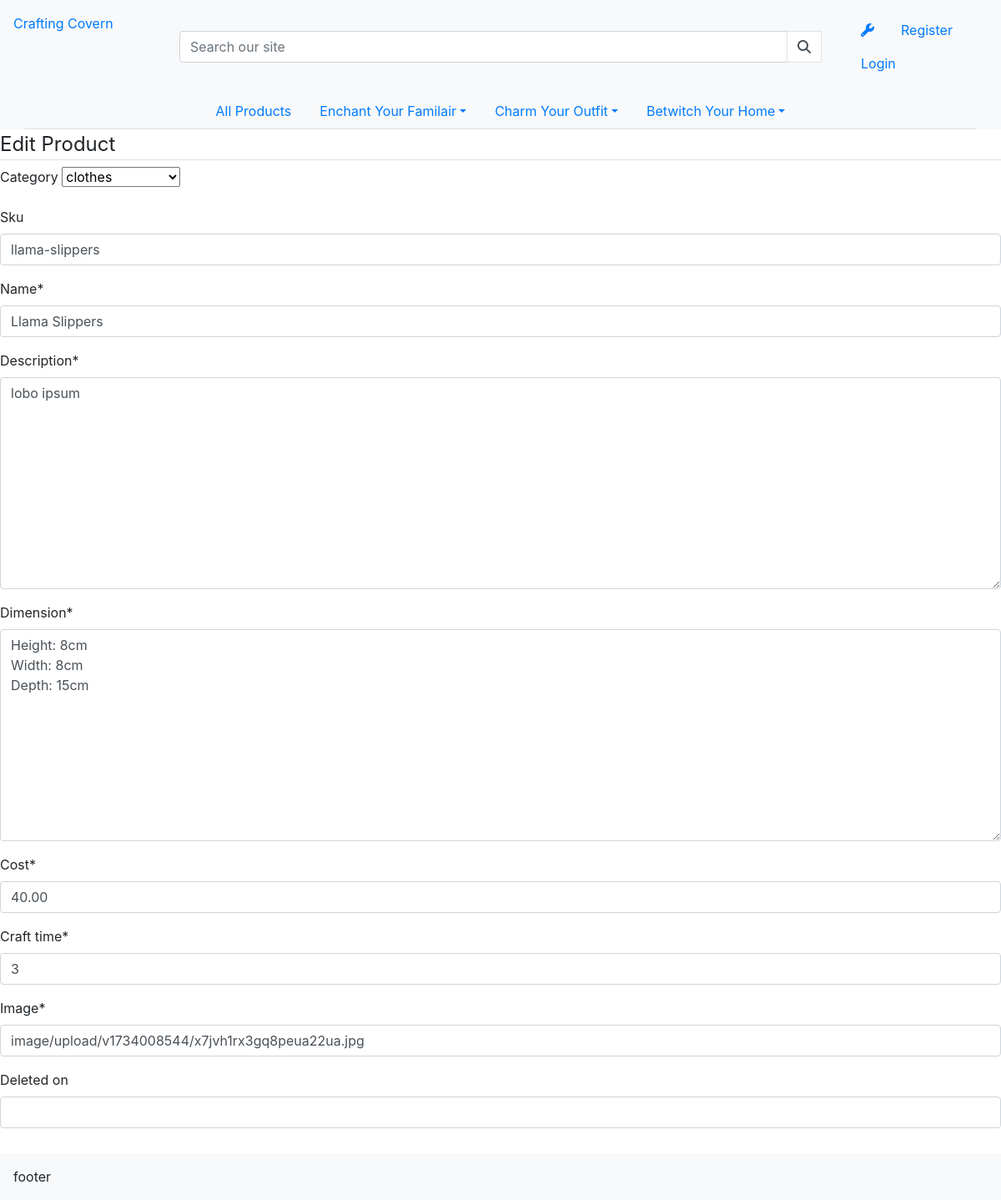
The app's page /product/edit/2/, older data.
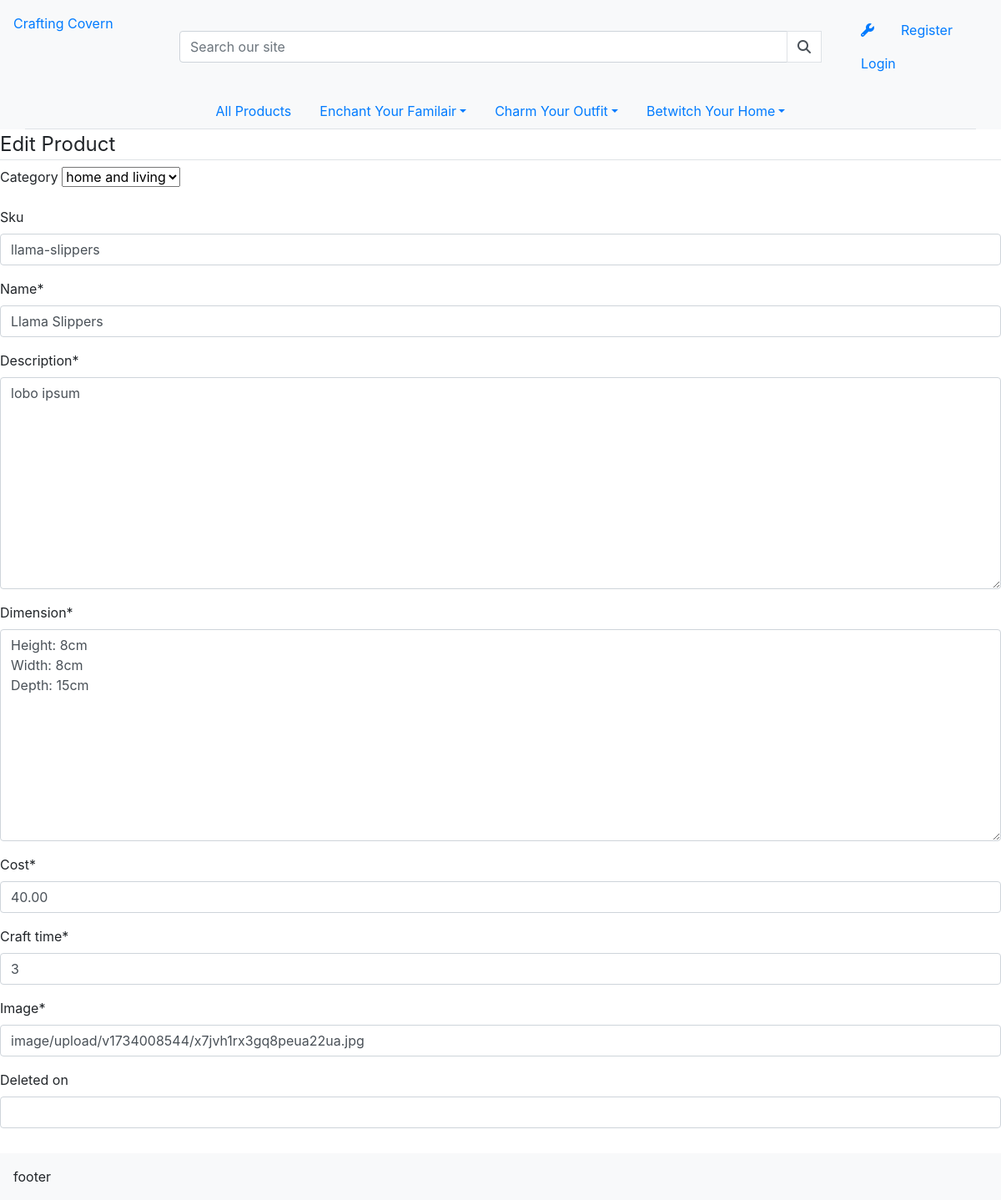
The same page, newer data.
### products/models.py (models this page shows, shortened)
class Product(models.Model):
    category = models.ForeignKey('Category', null=True, blank=True, on_delete=models.SET_NULL)
    sku = models.CharField(max_length=254, null=True, blank=True)
    name = models.CharField(max_length=254)
    description = models.TextField()
    dimension = models.TextField()
    cost = models.DecimalField(max_digits=6, decimal_places=2)
    craft_time = models.IntegerField(validators=[MinValueValidator(1), MaxValueValidator(40)])
    image = CloudinaryField('image', default='placeholder')
    created_on = models.DateTimeField(auto_now_add=True)
    updated_on = models.DateTimeField(auto_now=True)
    deleted_on = models.DateTimeField(null=True, blank=True)

### products/views.py (the view)
# urls.py: path('product/edit/<int:id>/', views.product_edit, name='product_edit'),
def product_edit(request, id):
    product = get_object_or_404(Product, pk=id)
    if request.method == 'POST':
        form = ProductForm(request.POST, request.FILES, instance=product)
        if form.is_valid:
            form.save()
            return redirect('product_detail', id)
    else:
        form = ProductForm(instance=product)
    template = 'products/product_edit.html'
    context = {
    'form': form,
    "product": product,
    }
    return render(request, template, context)

### products/forms.py
class ProductForm(forms.ModelForm):
    class Meta:
        model = Product
        fields = '__all__'
    def __init__(self, *args, **kwargs):
        super().__init__(*args, **kwargs)
        categories = Category.objects.all()
        friendly_names = [(c.id, c.get_friendly_name()) for c in categories]
        self.fields['category'].choices = friendly_names

### products/models.py (called while the page is built)
    def get_friendly_name(self):
        return self.friendly_name

### products/templates/products/product_edit.html (shortened to what this page needs)
{% extends "base.html" %}
{% load crispy_forms_tags %}
{% block content %}
    <div class="">
        <form method="POST" enctype="multipart/form-data" action="{%url 'product_edit' product.id %}">
            <fieldset class="form-group">
                <legend class="border-bottom">Edit Product</legend>
                {{ form|crispy }}
            </fieldset>
            <div class="form-group">
                <a class="btn btn-outline-info" href="{% url 'product_all' %}">Cancel</a>
                <button class="btn btn-outline-info" type="submit">Edit Product</button>
            </div>
        </form>
    </div>
{% endblock content %}

### templates/base.html (shortened to what this page needs)
{% url 'account_login' as login_url %}
{% url 'account_signup' as signup_url %}
{% url 'account_logout' as logout_url %}
<!DOCTYPE html>
<html lang="en">
<head>
    {% block corecss %}
        <link rel="stylesheet" href="https://cdn.jsdelivr.net/npm/bootstrap@4.1.3/dist/css/bootstrap.min.css">
    {% endblock %}
</head>
<body>
    <header class="container-fluid bg-light">
        <div class="row">
            <div class="col-2 p-3 bg-light">
                <a href="{% url 'home' %}" class="text-decoration-none">Crafting Covern</a>
            </div>
            <div class="col-12 col-lg-8 my-auto justify-content-center">
                <form method="GET" action="{% url 'product_all' %}">
                    <div class="input-group w-100">
                        <input class="form-control" type="text" name="q" placeholder="Search our site">
                        <div class="input-group-append">
                            <button class="form-control btn btn-black border border-black rounded-0" type="submit">
                                <span class="icon">
                                    <i class="fas fa-search"></i>
                                </span>
                            </button>
                        </div>
                    </div>
                </form>
            </div>
            <div class="col-2 p-3 bg-light">
                <ul class="nav">
                     <li class="nav-item">
                        <a class="nav-link" data-toggle="dropdown" href="#" role="button" aria-haspopup="true" aria-expanded="false"><i class="fa-solid fa-wrench"></i></a>
                    </li>
                    {% if user.is_authenticated %}
                    <li class="nav-item">
                        <a class="nav-link {% if request.path == logout_url %}active{% endif %}"
                            href="{% url 'account_logout' %}">Logout</a>
                    </li>
                    {% else %}
                    <li class="nav-item">
                        <a class="nav-link {% if request.path == signup_url %}active{% endif %}"
                            href="{% url 'account_signup' %}">Register</a>
                    </li>
                    <li class="nav-item">
                        <a class="nav-link {% if request.path == login_url %}active{% endif %}"
                            href="{% url 'account_login' %}">Login</a>
                    </li>
                    {% endif %}
                </ul>
            </div>
        </div>
        <nav class="bg-light  col-12">
            <ul class="nav nav-tabs justify-content-center">
                <a class="nav-link" href="{% url 'product_all' %}" role="button" aria-haspopup="true" aria-expanded="false">All Products</a>
                <li class="nav-item dropdown">
                    <a class="nav-link dropdown-toggle" data-toggle="dropdown" href="#" role="button" aria-haspopup="true" aria-expanded="false">Enchant Your Familair</a>
                </li>
                <li class="nav-item dropdown">
                    <a class="nav-link dropdown-toggle" data-toggle="dropdown" href="" role="button" aria-haspopup="true" aria-expanded="false">Charm Your Outfit</a>
                </li>
                <li class="nav-item dropdown">
                    <a class="nav-link dropdown-toggle" data-toggle="dropdown" href="#" role="button" aria-haspopup="true" aria-expanded="false">Betwitch Your Home</a>
                </li>
            </ul>
        </nav>
    </header>
    {% block content %}
    {% endblock content %}
    <footer class="bg-light fixed-bottom">
        <div class="p-3">footer</div>
    </footer>
</body>
</html>

Row changes from the older to the newer data that the page shows:
changed Product "llama-slippers": category "clothes" → "home and living"
